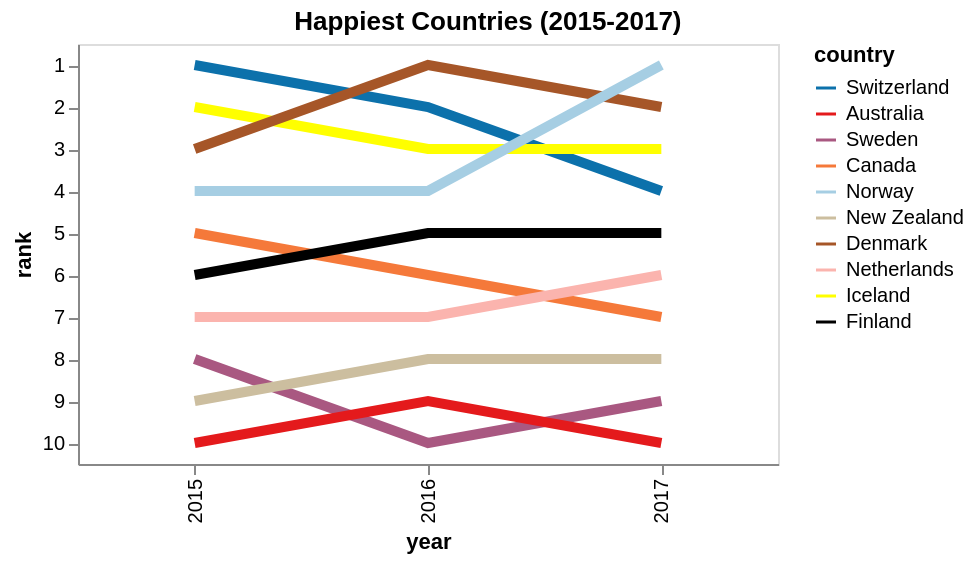

Vega-Lite specification for this chart:
### Vega-Lite specification from a JSON file in a GitHub repository (floating-point values rounded to 4 significant figures)
{"$schema": "https://vega.github.io/schema/vega-lite/v4.json", "title": {"text": "Happiest Countries (2015-2017)", "frame": "bounds"}, "width": 350, "height": 210, "data": {"values": [{"country": "Switzerland", "year": 2015, "rank": 1}, {"country": "Iceland", "year": 2015, "rank": 2}, {"country": "Denmark", "year": 2015, "rank": 3}, {"country": "Norway", "year": 2015, "rank": 4}, {"country": "Canada", "year": 2015, "rank": 5}, {"country": "Finland", "year": 2015, "rank": 6}, {"country": "Netherlands", "year": 2015, "rank": 7}, {"country": "Sweden", "year": 2015, "rank": 8}, {"country": "New Zealand", "year": 2015, "rank": 9}, {"country": "Australia", "year": 2015, "rank": 10}, {"country": "Denmark", "year": 2016, "rank": 1}, {"country": "Switzerland", "year": 2016, "rank": 2}, {"country": "Iceland", "year": 2016, "rank": 3}, {"country": "Norway", "year": 2016, "rank": 4}, {"country": "Finland", "year": 2016, "rank": 5}, {"country": "Canada", "year": 2016, "rank": 6}, {"country": "Netherlands", "year": 2016, "rank": 7}, {"country": "New Zealand", "year": 2016, "rank": 8}, {"country": "Australia", "year": 2016, "rank": 9}, {"country": "Sweden", "year": 2016, "rank": 10}, {"country": "Norway", "year": 2017, "rank": 1}, {"country": "Denmark", "year": 2017, "rank": 2}, {"country": "Iceland", "year": 2017, "rank": 3}, {"country": "Switzerland", "year": 2017, "rank": 4}, {"country": "Finland", "year": 2017, "rank": 5}, {"country": "Netherlands", "year": 2017, "rank": 6}, {"country": "Canada", "year": 2017, "rank": 7}, {"country": "New Zealand", "year": 2017, "rank": 8}, {"country": "Sweden", "year": 2017, "rank": 9}, {"country": "Australia", "year": 2017, "rank": 10}]}, "mark": {"type": "line", "strokeWidth": 5, "orient": "vertical"}, "encoding": {"x": {"field": "year", "type": "ordinal"}, "y": {"field": "rank", "type": "ordinal"}, "tooltip": [{"field": "country", "type": "nominal", "title": "Country"}, {"field": "rank", "type": "nominal", "title": "Rank"}], "color": {"field": "country", "type": "nominal", "scale": {"domain": ["Switzerland", "Australia", "Sweden", "Canada", "Norway", "New Zealand", "Denmark", "Netherlands", "Iceland", "Finland"], "range": ["#0C71AB", "#e41a1c", "#a95881", "#f5793a", "#a6cee3", "#ccbe9f", "#a65628", "#fbb4ae", "#FFFF00", "#000000"]}}}}
